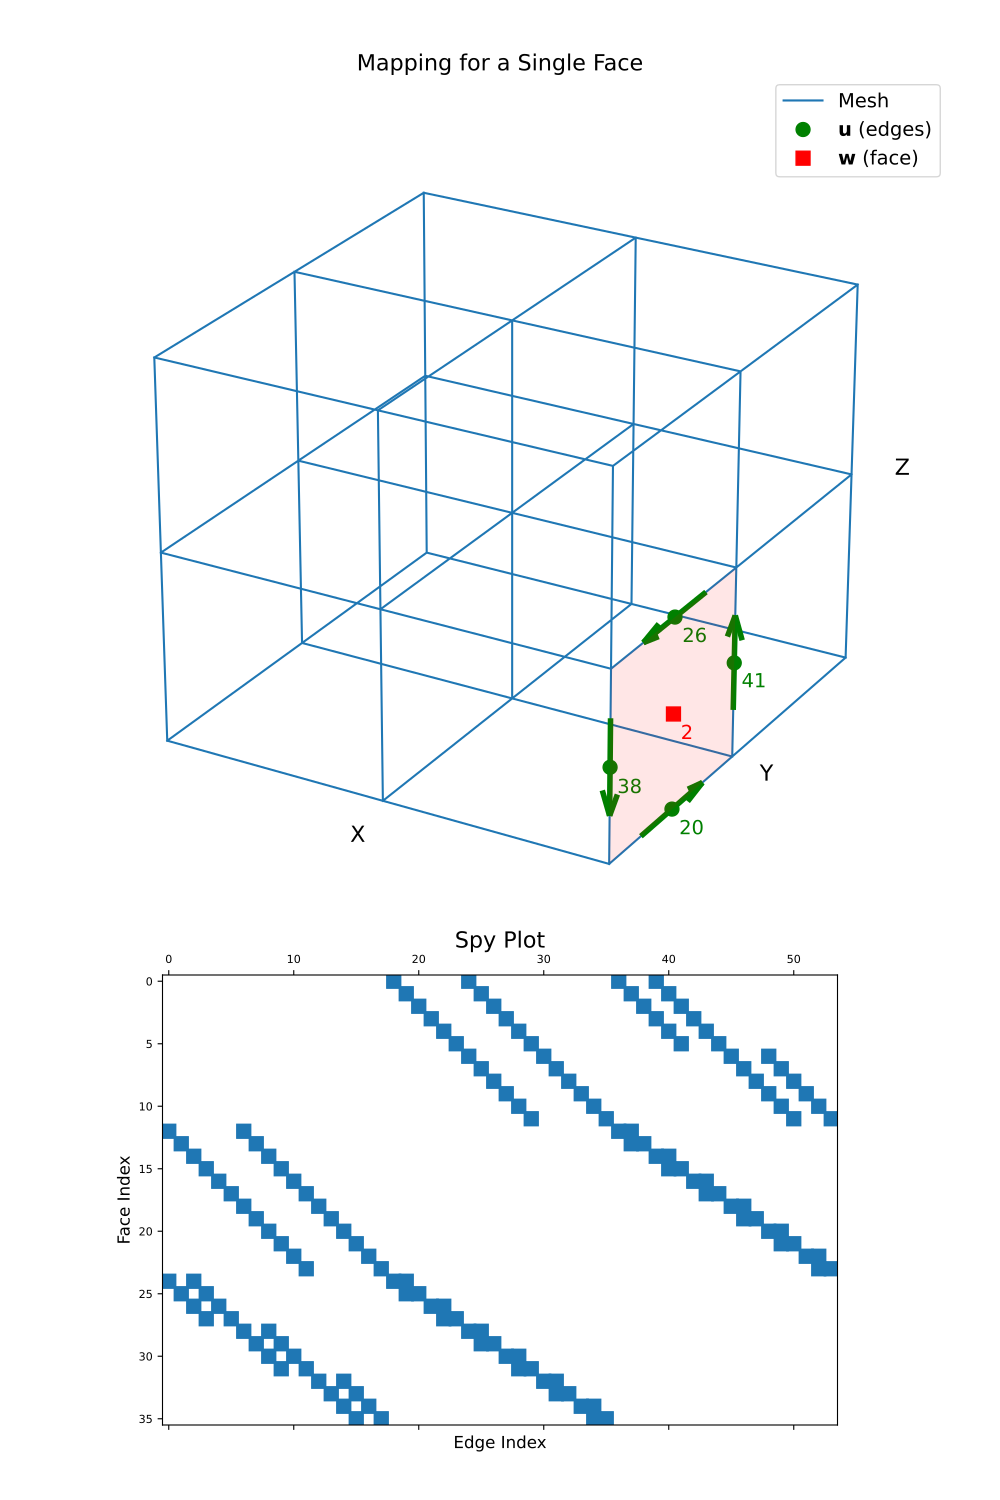

The Python source for this figure:
# Below, we demonstrate the mapping and sparsity of the edge curl
# for a 3D tensor mesh. We choose a the index for a single face,
# and illustrate which edges are used to compute the curl on that
# face.
#
from discretize import TensorMesh
from discretize.utils import mkvc
import matplotlib.pyplot as plt
import numpy as np
import matplotlib as mpl
import mpl_toolkits.mplot3d as mp3d
mpl.rcParams.update({'font.size': 14})
#
# Create a simple tensor mesh, and grab the **edge_curl** operator:
#
mesh = TensorMesh([[(1, 2)], [(1, 2)], [(1, 2)]])
Ce = mesh.edge_curl
#
# Then we choose a *face* for illustration purposes:
#
face_ind = 2  # Index of a face in the mesh (could be x, y or z)
edge_ind = np.where(
    np.sum((mesh.edges-mesh.faces[face_ind, :])**2, axis=1) <= 0.5 + 1e-6
)[0]
#
face = mesh.faces[face_ind, :]
face_norm = mesh.face_normals[face_ind, :]
edges = mesh.edges[edge_ind, :]
edge_tan = mesh.edge_tangents[edge_ind, :]
node = np.min(edges, axis=0)
#
min_edges = np.min(edges, axis=0)
max_edges = np.max(edges, axis=0)
if face_norm[0] == 1:
    k = (edges[:, 1] == min_edges[1]) | (edges[:, 2] == max_edges[2])
    poly = node + np.c_[np.r_[0, 0, 0, 0], np.r_[0, 1, 1, 0], np.r_[0, 0, 1, 1]]
    ds = [0.07, -0.07, -0.07]
elif face_norm[1] == 1:
    k = (edges[:, 0] == max_edges[0]) | (edges[:, 2] == min_edges[2])
    poly = node + np.c_[np.r_[0, 1, 1, 0], np.r_[0, 0, 0, 0], np.r_[0, 0, 1, 1]]
    ds = [0.07, -0.09, -0.07]
elif face_norm[2] == 1:
    k = (edges[:, 0] == min_edges[0]) | (edges[:, 1] == max_edges[1])
    poly = node + np.c_[np.r_[0, 1, 1, 0], np.r_[0, 0, 1, 1], np.r_[0, 0, 0, 0]]
    ds = [0.07, -0.09, -0.07]
edge_tan[k, :] *= -1
#
# Plot the curve and its mapping for a single face.
#
# .. collapse:: Expand to show scripting for plot
#
fig = plt.figure(figsize=(10, 15))
ax1 = fig.add_axes([0, 0.35, 1, 0.6], projection='3d', elev=25, azim=-60)
mesh.plot_grid(ax=ax1)
ax1.plot(
    mesh.edges[edge_ind, 0], mesh.edges[edge_ind, 1], mesh.edges[edge_ind, 2],
    "go", markersize=10
)
ax1.plot(
    mesh.faces[face_ind, 0], mesh.faces[face_ind, 1], mesh.faces[face_ind, 2],
    "rs", markersize=10
)
poly = mp3d.art3d.Poly3DCollection(
    [poly], alpha=0.1, facecolor='r', linewidth=None
)
ax1.add_collection(poly)
ax1.quiver(
    edges[:, 0], edges[:, 1], edges[:, 2],
    0.5*edge_tan[:, 0], 0.5*edge_tan[:, 1], 0.5*edge_tan[:, 2],
    edgecolor='g', pivot='middle', linewidth=4, arrow_length_ratio=0.25
)
ax1.text(face[0]+ds[0], face[1]+ds[1], face[2]+ds[2], "{0:d}".format(face_ind), color="r")
for ii, loc in zip(range(len(edge_ind)), edges):
    ax1.text(loc[0]+ds[0], loc[1]+ds[1], loc[2]+ds[2], "{0:d}".format(edge_ind[ii]), color="g")
ax1.legend(
    ['Mesh', r'$\mathbf{u}$ (edges)', r'$\mathbf{w}$ (face)'],
    loc='upper right', fontsize=14
)
#
#     Manually make axis properties invisible
#
ax1.set_xticks([])
ax1.set_yticks([])
ax1.set_zticks([])
ax1.w_xaxis.set_pane_color((1.0, 1.0, 1.0, 0.0))
ax1.w_yaxis.set_pane_color((1.0, 1.0, 1.0, 0.0))
ax1.w_zaxis.set_pane_color((1.0, 1.0, 1.0, 0.0))
ax1.w_xaxis.line.set_color((1.0, 1.0, 1.0, 0.0))
ax1.w_yaxis.line.set_color((1.0, 1.0, 1.0, 0.0))
ax1.w_zaxis.line.set_color((1.0, 1.0, 1.0, 0.0))
ax1.set_xlabel('X', labelpad=-15, fontsize=16)
ax1.set_ylabel('Y', labelpad=-20, fontsize=16)
ax1.set_zlabel('Z', labelpad=-20, fontsize=16)
ax1.set_title("Mapping for a Single Face", fontsize=16, pad=-15)
#
ax2 = fig.add_axes([0.05, 0.05, 0.9, 0.3])
ax2.spy(Ce)
ax2.set_title("Spy Plot", fontsize=16, pad=5)
ax2.set_ylabel("Face Index", fontsize=12)
ax2.set_xlabel("Edge Index", fontsize=12)
plt.show()
